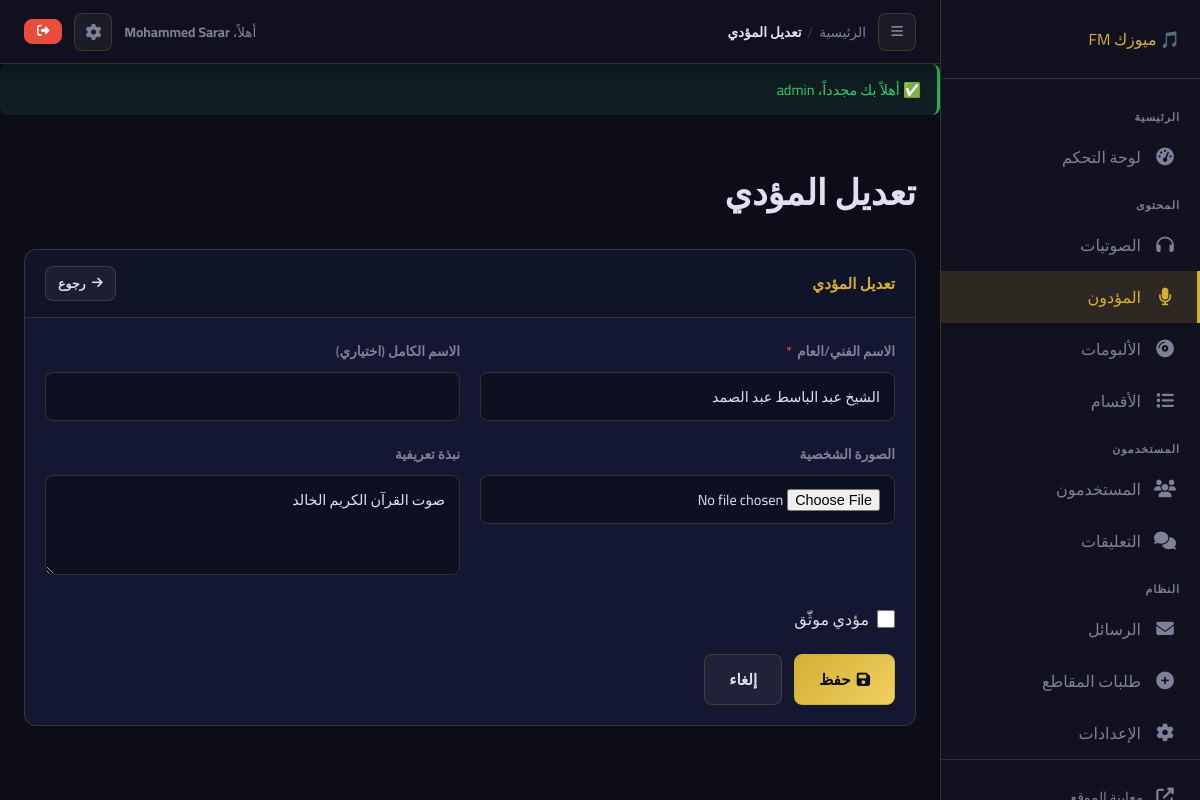
Page /admin/performers.php?action=edit&id=2 (signed in) on the committed database.
### tables this page shows
CREATE TABLE `users` (
  `id` int NOT NULL,
  `username` varchar(100) NOT NULL,
  `full_name` varchar(100) DEFAULT NULL,
  `email` varchar(255) NOT NULL,
  `password` varchar(255) NOT NULL,
  `role` enum('admin','performer','user') NOT NULL DEFAULT 'user',
  `avatar` varchar(255) DEFAULT NULL,
  `bio` text,
  `phone` varchar(50) DEFAULT NULL,
  `website` varchar(255) DEFAULT NULL,
  `reset_token` varchar(64) DEFAULT NULL,
  `reset_expires` datetime DEFAULT NULL,
  `is_active` tinyint(1) NOT NULL DEFAULT '1',
  `created_at` datetime NOT NULL DEFAULT CURRENT_TIMESTAMP,
  `updated_at` datetime DEFAULT NULL ON UPDATE CURRENT_TIMESTAMP
);

CREATE TABLE `performers` (
  `id` int NOT NULL,
  `user_id` int DEFAULT NULL,
  `name` varchar(255) NOT NULL,
  `full_name` varchar(100) DEFAULT NULL,
  `slug` varchar(255) NOT NULL,
  `bio` text,
  `image` varchar(255) DEFAULT NULL,
  `cover_image` varchar(255) DEFAULT NULL,
  `followers_count` int DEFAULT '0',
  `audios_count` int DEFAULT '0',
  `is_verified` tinyint(1) DEFAULT '0',
  `created_at` datetime NOT NULL DEFAULT CURRENT_TIMESTAMP
);

### includes/auth.php (called while the page is built, shortened)
<?php
function getCurrentUser(): ?array {
    static $user = null;
    if ($user === null) {
        $db   = getDB();
        $stmt = $db->prepare("SELECT * FROM users WHERE id = ? AND is_active = 1");
        $stmt->execute([$_SESSION['user_id']]);
        $user = $stmt->fetch() ?: null;
    }
    return $user;
}

### admin/performers.php (the view, shortened to what this page needs)
<?php
require_once __DIR__ . '/../includes/functions.php';
require_once __DIR__ . '/../includes/auth.php';
$action     = clean($_GET['action'] ?? '');
$perfId     = (int)($_GET['id'] ?? 0);
$db         = getDB();
$editPerformer = null;
if (in_array($action, ['add', 'edit'])) {
    if ($action === 'edit' && $perfId) {
        $stmt = $db->prepare("SELECT * FROM performers WHERE id = ?");
        $stmt->execute([$perfId]);
        $editPerformer = $stmt->fetch();
    }
}
$performers = getPerformers(500);
$pageTitle  = $action === 'add' ? 'إضافة مؤدي جديد' : ($action === 'edit' ? 'تعديل المؤدي' : 'إدارة المؤدين');
require_once __DIR__ . '/includes/admin_header.php';
?>
<?php if (in_array($action, ['add', 'edit'])): ?>
<div class="card">
    <div class="card-header">
        <h2 class="card-title-sm"><?= $action === 'add' ? 'إضافة مؤدي جديد' : 'تعديل المؤدي' ?></h2>
        <a href="<?= BASE_URL ?>/admin/performers.php" class="btn btn-ghost btn-sm"><i class="fas fa-arrow-right"></i> رجوع</a>
    </div>
    <div class="card-body">
        <form method="post" enctype="multipart/form-data">
            <div class="form-row">
                <div class="form-group">
                    <label class="form-label">الاسم الفني/العام <span class="req">*</span></label>
                    <input type="text" name="name" class="form-control" required value="<?= clean($editPerformer['name'] ?? $_POST['name'] ?? '') ?>">
                </div>
                <div class="form-group">
                    <label class="form-label">الاسم الكامل (اختياري)</label>
                    <input type="text" name="full_name" class="form-control" value="<?= clean($editPerformer['full_name'] ?? $_POST['full_name'] ?? '') ?>">
                </div>
            </div>
            <div class="form-row">
                <div class="form-group">
                    <label class="form-label">الصورة الشخصية</label>
                    <input type="file" name="image" class="form-control" accept="image/*" data-preview="perf-preview">
                </div>
                <div class="form-group">
                    <label class="form-label">نبذة تعريفية</label>
                    <textarea name="bio" class="form-control" rows="1"><?= clean($editPerformer['bio'] ?? $_POST['bio'] ?? '') ?></textarea>
                </div>
            </div>
            <div class="form-group">
                <label style="display:flex;align-items:center;gap:8px;cursor:pointer;">
                    <input type="checkbox" name="is_verified" value="1" <?= ($editPerformer['is_verified'] ?? 0) ? 'checked' : '' ?> style="width:18px;height:18px;">
                    مؤدي موثّق
                </label>
            </div>
            <div style="display:flex;gap:12px;">
                <button type="submit" name="save_performer" class="btn btn-gold btn-lg"><i class="fas fa-save"></i> حفظ</button>
                <a href="<?= BASE_URL ?>/admin/performers.php" class="btn btn-ghost btn-lg">إلغاء</a>
            </div>
        </form>
    </div>
</div>
<?php endif; ?>
<?php require_once __DIR__ . '/includes/admin_footer.php'; ?>

### admin/includes/admin_header.php (shortened to what this page needs)
<?php
$adminSiteName  = getSetting('site_name', 'موسيكان');
$adminUser      = getCurrentUser();
?>
<!DOCTYPE html>
<html lang="ar" dir="rtl">
<head>
    <link rel="stylesheet" href="https://cdnjs.cloudflare.com/ajax/libs/font-awesome/6.5.0/css/all.min.css">
    <link rel="stylesheet" href="<?= BASE_URL ?>/assets/css/admin.css">
    <link rel="stylesheet" href="<?= BASE_URL ?>/assets/css/admin-extra.css">
</head>
<body>
<aside class="admin-sidebar" id="admin-sidebar">
    <div class="sidebar-logo">
        <a href="<?= BASE_URL ?>/admin/dashboard.php">🎵 <?= clean($adminSiteName) ?></a>
    </div>
    <nav class="sidebar-nav">
        <div class="sidebar-section-title">الرئيسية</div>
        <a href="<?= BASE_URL ?>/admin/dashboard.php" class="sidebar-item <?= (basename($_SERVER['PHP_SELF']) === 'dashboard.php') ? 'active' : '' ?>">
            <i class="fas fa-tachometer-alt"></i> لوحة التحكم
        </a>
        <div class="sidebar-section-title">المحتوى</div>
        <a href="<?= BASE_URL ?>/admin/audios.php" class="sidebar-item <?= str_contains($_SERVER['PHP_SELF'], 'audios') ? 'active' : '' ?>">
            <i class="fas fa-headphones"></i> الصوتيات
        </a>
        <a href="<?= BASE_URL ?>/admin/performers.php" class="sidebar-item <?= str_contains($_SERVER['PHP_SELF'], 'performers') ? 'active' : '' ?>">
            <i class="fas fa-microphone"></i> المؤدون
        </a>
        <a href="<?= BASE_URL ?>/admin/albums.php" class="sidebar-item <?= str_contains($_SERVER['PHP_SELF'], 'albums') ? 'active' : '' ?>">
            <i class="fas fa-compact-disc"></i> الألبومات
        </a>
        <a href="<?= BASE_URL ?>/admin/categories.php" class="sidebar-item <?= str_contains($_SERVER['PHP_SELF'], 'categories') ? 'active' : '' ?>">
            <i class="fas fa-list"></i> الأقسام
        </a>
        <div class="sidebar-section-title">المستخدمون</div>
        <a href="<?= BASE_URL ?>/admin/users.php" class="sidebar-item <?= str_contains($_SERVER['PHP_SELF'], 'users') ? 'active' : '' ?>">
            <i class="fas fa-users"></i> المستخدمون
        </a>
        <a href="<?= BASE_URL ?>/admin/comments.php" class="sidebar-item <?= str_contains($_SERVER['PHP_SELF'], 'comments') ? 'active' : '' ?>">
            <i class="fas fa-comments"></i> التعليقات
        </a>
        <div class="sidebar-section-title">النظام</div>
        <a href="<?= BASE_URL ?>/admin/messages.php" class="sidebar-item <?= str_contains($_SERVER['PHP_SELF'], 'messages') ? 'active' : '' ?>">
            <i class="fas fa-envelope"></i> الرسائل
        </a>
        <a href="<?= BASE_URL ?>/admin/requests.php" class="sidebar-item <?= str_contains($_SERVER['PHP_SELF'], 'requests') ? 'active' : '' ?>">
            <i class="fas fa-plus-circle"></i> طلبات المقاطع
        </a>
        <a href="<?= BASE_URL ?>/admin/settings.php" class="sidebar-item <?= str_contains($_SERVER['PHP_SELF'], 'settings') ? 'active' : '' ?>">
            <i class="fas fa-cog"></i> الإعدادات
        </a>
        <div class="sidebar-footer">
            <a href="<?= BASE_URL ?>/" target="_blank" class="sidebar-item">
                <i class="fas fa-external-link-alt"></i> معاينة الموقع
            </a>
        </div>
    </nav>
</aside>
<div class="admin-main">
    <header class="admin-header">
        <div class="admin-header-start">
            <button class="btn-icon" id="sidebar-toggle"><i class="fas fa-bars"></i></button>
            <div class="admin-breadcrumb">
                <a href="<?= BASE_URL ?>/admin/dashboard.php">الرئيسية</a>
                <?php if (isset($breadcrumb) && $breadcrumb): ?>
                    <?php foreach ($breadcrumb as $bc): ?>
                        <span class="sep">/</span>
                        <?php if (isset($bc['url'])): ?>
                            <a href="<?= $bc['url'] ?>"><?= clean($bc['label']) ?></a>
                        <?php else: ?>
                            <span class="current"><?= clean($bc['label']) ?></span>
                        <?php endif; ?>
                    <?php endforeach; ?>
                <?php elseif (isset($pageTitle)): ?>
                    <span class="sep">/</span><span class="current"><?= clean($pageTitle) ?></span>
                <?php endif; ?>
            </div>
        </div>
        <div class="admin-header-end">
            <span style="color:var(--admin-muted);font-size:0.85rem;">
                <?php $adminDisplayName = !empty($adminUser['full_name']) ? $adminUser['full_name'] : $adminUser['username']; ?>
                أهلاً، <strong style="color:var(--gold);"><?= clean($adminDisplayName) ?></strong>
            </span>
            <a href="<?= BASE_URL ?>/admin/settings.php" class="btn-icon" title="الإعدادات"><i class="fas fa-cog"></i></a>
            <a href="<?= BASE_URL ?>/logout.php" class="btn btn-danger btn-sm"><i class="fas fa-sign-out-alt"></i></a>
        </div>
    </header>
    <?= showFlash() ?>
    <main class="admin-content">
        <div class="admin-page-title" style="margin-bottom:24px;">
            <h1><?= clean($pageTitle ?? 'لوحة التحكم') ?></h1>
        </div>

### assets/css/admin.css (style rules this page uses)
:root { --admin-bg: #0d0d1a; --admin-sidebar: #11111f; --admin-card: rgba(20, 25, 50, 0.9); --admin-border: rgba(212, 175, 55, 0.2); --admin-gold: #d4af37; --admin-gold2: #f0d060; --admin-text: #e0e0f0; --admin-muted: #808098; --admin-hover: rgba(212, 175, 55, 0.08); --admin-active: rgba(212, 175, 55, 0.15); --admin-danger: #e74c3c; --admin-success: #27ae60; --admin-info: #3498db; --admin-warning: #f39c12; --sidebar-w: 260px; --admin-transition: all 0.3s cubic-bezier(0.4, 0, 0.2, 1); }
*, *::before, *::after { box-sizing: border-box; margin: 0; padding: 0; }
body { font-family: 'Cairo', sans-serif; background: var(--admin-bg); color: var(--admin-text); direction: rtl; text-align: right; min-height: 100vh; overflow-x: hidden; }
a { color: var(--admin-gold); text-decoration: none; transition: var(--admin-transition); }
.admin-sidebar { width: var(--sidebar-w); background: var(--admin-sidebar); border-left: 1px solid var(--admin-border); display: flex; flex-direction: column; position: fixed; top: 0; right: 0; bottom: 0; z-index: 1000; overflow-y: auto; transition: var(--admin-transition); }
.sidebar-logo { padding: 24px 20px; border-bottom: 1px solid var(--admin-border); display: flex; align-items: center; gap: 12px; }
.sidebar-nav { flex: 1; padding: 16px 0; }
.sidebar-item { display: flex; align-items: center; gap: 12px; padding: 11px 20px; color: var(--admin-muted); cursor: pointer; transition: var(--admin-transition); border-right: 3px solid transparent; }
.sidebar-item i { width: 24px; text-align: center; font-size: 1.1rem; flex-shrink: 0; }
.sidebar-item.active { color: var(--admin-gold); background: var(--admin-active); border-right-color: var(--admin-gold); }
.sidebar-footer { padding: 16px 20px; border-top: 1px solid var(--admin-border); }
.sidebar-footer a { display: flex; align-items: center; gap: 10px; color: var(--admin-muted); font-size: 0.85rem; padding: 8px 0; transition: var(--admin-transition); }
.admin-main { flex: 1; margin-right: var(--sidebar-w); display: flex; flex-direction: column; min-height: 100vh; }
.admin-header { background: rgba(17, 17, 31, 0.95); backdrop-filter: blur(20px); border-bottom: 1px solid var(--admin-border); padding: 0 24px; height: 64px; display: flex; align-items: center; justify-content: space-between; position: sticky; top: 0; z-index: 900; box-shadow: 0 4px 20px rgba(0, 0, 0, 0.3); }
.admin-page-title { font-size: 1.1rem; font-weight: 700; color: var(--admin-text); display: flex; align-items: center; gap: 10px; }
.admin-content { flex: 1; padding: 28px 24px; }
.btn { display: inline-flex; align-items: center; gap: 6px; padding: 8px 18px; border-radius: 8px; font-family: inherit; font-size: 0.85rem; font-weight: 600; cursor: pointer; transition: var(--admin-transition); border: 1px solid transparent; text-decoration: none; white-space: nowrap; }
.btn-gold { background: linear-gradient(135deg, #d4af37, #f0d060); color: #0d0d1a; border-color: #d4af37; }
.btn-danger { background: var(--admin-danger); color: white; border-color: var(--admin-danger); }
.btn-ghost { background: rgba(255, 255, 255, 0.05); color: var(--admin-text); border-color: var(--admin-border); }
.btn-sm { padding: 5px 12px; font-size: 0.78rem; }
.btn-lg { padding: 10px 24px; font-size: 0.95rem; }
.form-group { margin-bottom: 20px; }
.form-label { display: block; margin-bottom: 8px; font-weight: 600; font-size: 0.85rem; color: var(--admin-muted); }
.form-label .req { color: var(--admin-danger); margin-right: 2px; }
.form-control { width: 100%; padding: 10px 14px; background: rgba(0, 0, 0, 0.3); border: 1px solid var(--admin-border); border-radius: 8px; color: var(--admin-text); font-family: inherit; font-size: 0.9rem; transition: var(--admin-transition); }
.form-control::placeholder { color: var(--admin-muted); }
textarea.form-control { resize: vertical; min-height: 100px; }
.form-row { display: grid; grid-template-columns: 1fr 1fr; gap: 20px; }

### rows in the picture
users: full_name "Mohammed Sarar"
performers: name "الشيخ عبد الباسط عبد الصمد", bio "صوت القرآن الكريم الخالد"

### other values in the picture
$adminSiteName "ميوزك FM"
$pageTitle "تعديل المؤدي"
$icon "✅"
$flash['message'] "أهلاً بك مجدداً، admin"
